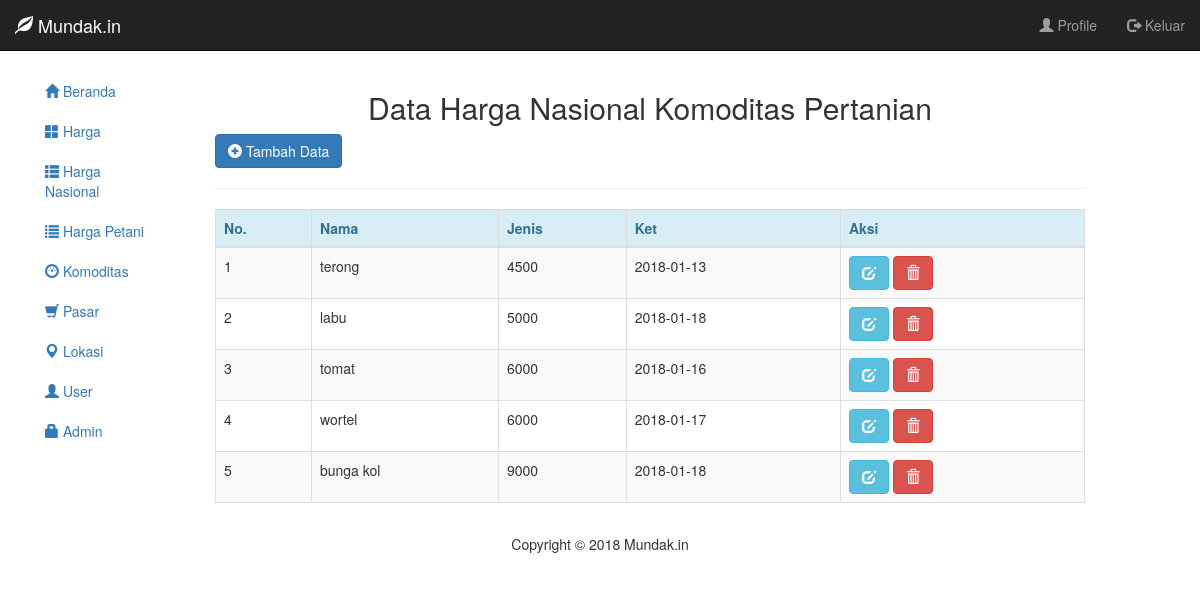
Page /admindak/index.php?kanal=hanas on the committed database.
### tables this page shows
CREATE TABLE `harga_nasional` (
  `id_harga_nasional` int(5) NOT NULL,
  `id_komoditas` int(5) NOT NULL,
  `angka` int(10) NOT NULL,
  `waktu` date NOT NULL
);

CREATE TABLE `komoditas` (
  `id_komoditas` int(5) NOT NULL,
  `nama_komoditas` varchar(50) NOT NULL,
  `jenis` varchar(10) NOT NULL,
  `keterangan` text NOT NULL,
  `foto` varchar(255) NOT NULL
);

### admindak/kanal/h_nasional/h_nasional.php (the view, shortened to what this page needs)
<?php
if ($_GET['kanal'] == 'hanas' && isset($_GET['aksi'])) {
	echo "<p>
			<a href='index.php?kanal=hanas' class='btn btn-success'> <i class='glyphicon glyphicon-arrow-left'></i> Kembali</a>
		</p>
		";
	include_once('form_h_nasional.php');
}else{
?>
<h2 class="text-center">Data Harga Nasional Komoditas Pertanian</h2>
		<a href="index.php?kanal=hanas&aksi=tambah" class="btn btn-primary"><i class="glyphicon glyphicon-plus-sign"></i> Tambah Data</a>
<hr>
<table class="table table-bordered table-responsive table-striped">
	<thead>
		<tr class="alert-info">
			<th>No.</th>
			<th>Nama</th>
			<th>Jenis</th>
			<th>Ket</th>
			<th>Aksi</th>
		</tr>
	</thead>
	<tbody>
		<?php
		$query = "SELECT harga_nasional.id_harga_nasional,harga_nasional.angka,harga_nasional.waktu,komoditas.nama_komoditas FROM harga_nasional,komoditas WHERE harga_nasional.id_komoditas=komoditas.id_komoditas ORDER BY harga_nasional.angka";
		$stmt = $kon->prepare($query);
		$stmt->execute();
		$no=1;
		while($data = $stmt->fetch(PDO::FETCH_ASSOC)) {
		?>
		<tr>
			<td><?=$no?></td>
			<td><?=$data['nama_komoditas']?></td>
			<td><?=$data['angka']?></td>
			<td><?=substr($data['waktu'],0,20)?></td>
			<td>
				<a href="index.php?kanal=hanas&aksi=edit&id=<?=$data['id_harga_nasional']?>" class="btn btn-info"><i class="glyphicon glyphicon-edit"></i></a>
				<a href="index.php?kanal=hanas&aksi=hapus&id=<?=$data['id_harga_nasional']?>" class="btn btn-danger"><i class="glyphicon glyphicon-trash"></i></a>
			</td>
		</tr>
		<?php
		$no++;
		}
		?>
	</tbody>
</table>
<?php
}
?>

### rows in the picture
harga_nasional: id_komoditas.nama_komoditas "terong", angka "4500", waktu "2018-01-13"
harga_nasional: id_komoditas.nama_komoditas "labu", angka "5000", waktu "2018-01-18"
harga_nasional: id_komoditas.nama_komoditas "tomat", angka "6000", waktu "2018-01-16"
harga_nasional: id_komoditas.nama_komoditas "wortel", angka "6000", waktu "2018-01-17"
harga_nasional: id_komoditas.nama_komoditas "bunga kol", angka "9000", waktu "2018-01-18"
